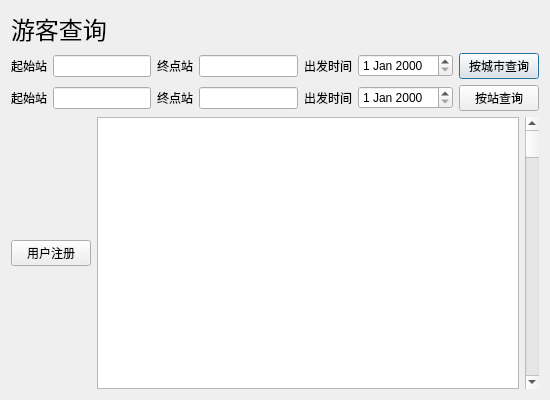
<?xml version="1.0" encoding="UTF-8"?>
<ui version="4.0">
 <class>search</class>
 <widget class="QDialog" name="search">
  <property name="geometry">
   <rect>
    <x>0</x>
    <y>0</y>
    <width>550</width>
    <height>400</height>
   </rect>
  </property>
  <property name="windowTitle">
   <string>Dialog</string>
  </property>
  <layout class="QVBoxLayout" name="verticalLayout_2">
   <item>
    <widget class="QLabel" name="label_4">
     <property name="font">
      <font>
       <family>微软雅黑 Light</family>
       <pointsize>18</pointsize>
      </font>
     </property>
     <property name="text">
      <string>游客查询</string>
     </property>
    </widget>
   </item>
   <item>
    <layout class="QHBoxLayout" name="horizontalLayout_2">
     <item>
      <widget class="QLabel" name="label_5">
       <property name="text">
        <string>起始站</string>
       </property>
      </widget>
     </item>
     <item>
      <widget class="QLineEdit" name="start_city"/>
     </item>
     <item>
      <widget class="QLabel" name="label_6">
       <property name="text">
        <string>终点站</string>
       </property>
      </widget>
     </item>
     <item>
      <widget class="QLineEdit" name="end_city"/>
     </item>
     <item>
      <widget class="QLabel" name="label_7">
       <property name="text">
        <string>出发时间</string>
       </property>
      </widget>
     </item>
     <item>
      <widget class="QDateEdit" name="dateEdit_city"/>
     </item>
     <item>
      <widget class="QPushButton" name="query_by_city">
       <property name="text">
        <string>按城市查询</string>
       </property>
      </widget>
     </item>
    </layout>
   </item>
   <item>
    <layout class="QHBoxLayout" name="horizontalLayout">
     <item>
      <widget class="QLabel" name="label">
       <property name="text">
        <string>起始站</string>
       </property>
      </widget>
     </item>
     <item>
      <widget class="QLineEdit" name="start_station"/>
     </item>
     <item>
      <widget class="QLabel" name="label_2">
       <property name="text">
        <string>终点站</string>
       </property>
      </widget>
     </item>
     <item>
      <widget class="QLineEdit" name="end_station"/>
     </item>
     <item>
      <widget class="QLabel" name="label_3">
       <property name="text">
        <string>出发时间</string>
       </property>
      </widget>
     </item>
     <item>
      <widget class="QDateEdit" name="dateEdit_station"/>
     </item>
     <item>
      <widget class="QPushButton" name="query_by_station">
       <property name="text">
        <string>按站查询</string>
       </property>
      </widget>
     </item>
    </layout>
   </item>
   <item>
    <layout class="QHBoxLayout" name="horizontalLayout_3">
     <item>
      <layout class="QVBoxLayout" name="verticalLayout">
       <item>
        <widget class="QPushButton" name="pushButton_2">
         <property name="text">
          <string>用户注册</string>
         </property>
        </widget>
       </item>
      </layout>
     </item>
     <item>
      <widget class="QTableWidget" name="tableWidget_2"/>
     </item>
     <item>
      <widget class="QScrollBar" name="verticalScrollBar">
       <property name="orientation">
        <enum>Qt::Vertical</enum>
       </property>
      </widget>
     </item>
    </layout>
   </item>
  </layout>
 </widget>
 <resources/>
 <connections/>
</ui>
